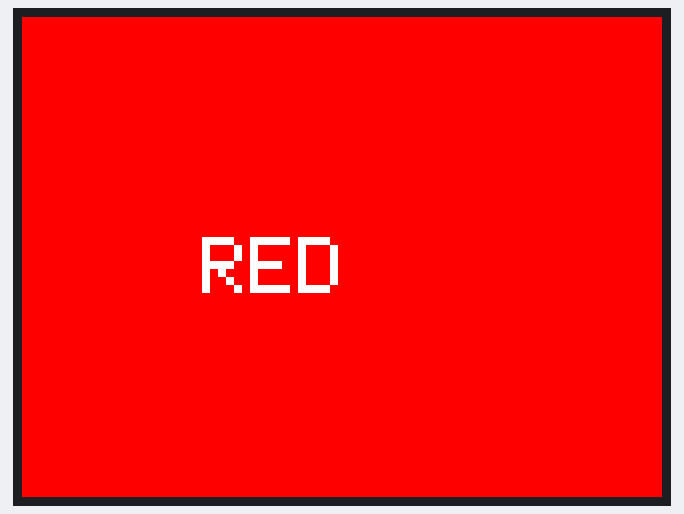
A sketch run on a simulated Arduino Uno, built with avr-gcc and run on an emulated ATmega328P. Shown: 320×240 colour display.

Above: at 0.3 s.
At 2.4 s:
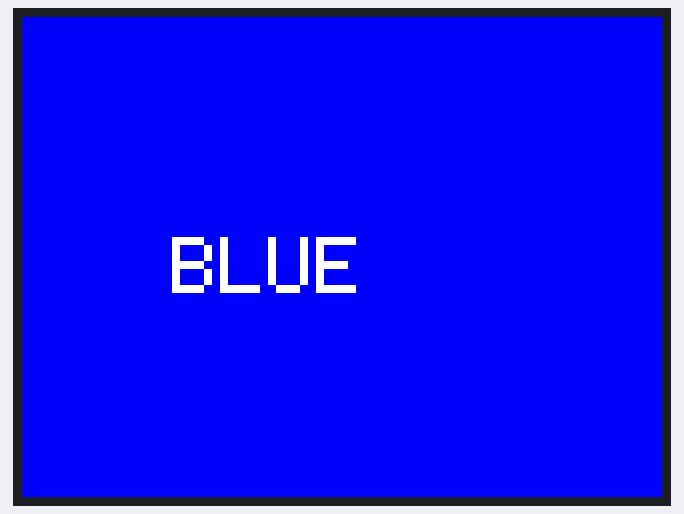

Measured:
- by itself, everything shown: repeats every 4.2 s, in 4 steps
- what the display in image 0 shows lasts 2.0 s, from 0.2 s to 2.2 s

The sketch:

spiegler_blink_code.ino
```cpp
#include <MCUFRIEND_kbv.h>
#include <Adafruit_GFX.h>

MCUFRIEND_kbv tft;

void setup() {
    uint16_t ID = tft.readID();
    tft.begin(ID);
    tft.setRotation(1);
}

void loop() {
    tft.fillScreen(0xF800);
    tft.setTextColor(0xFFFF);
    tft.setTextSize(4);
    tft.setCursor(90, 110);
    tft.print("RED");
    delay(2000);

    tft.fillScreen(0x001F);
    tft.setTextColor(0xFFFF);
    tft.setTextSize(4);
    tft.setCursor(75, 110);
    tft.print("BLUE");
    delay(2000);
}
```
